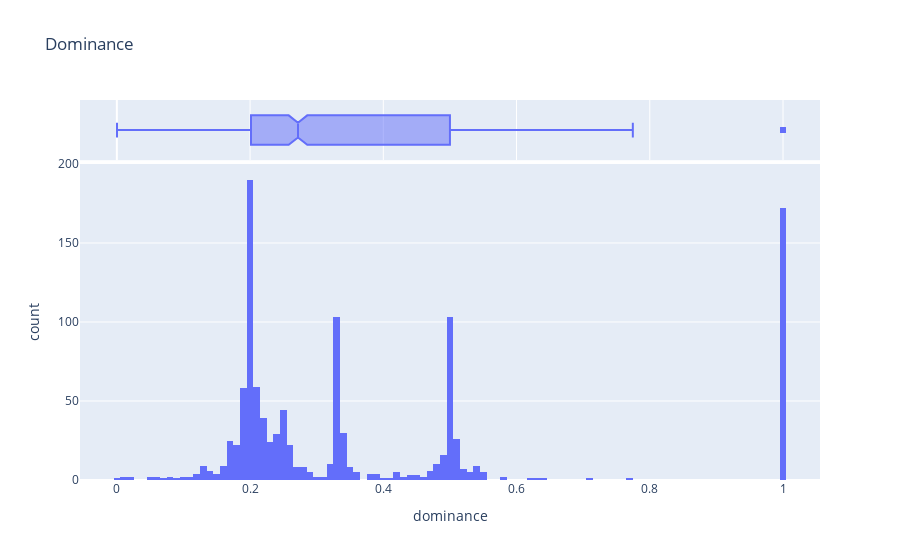
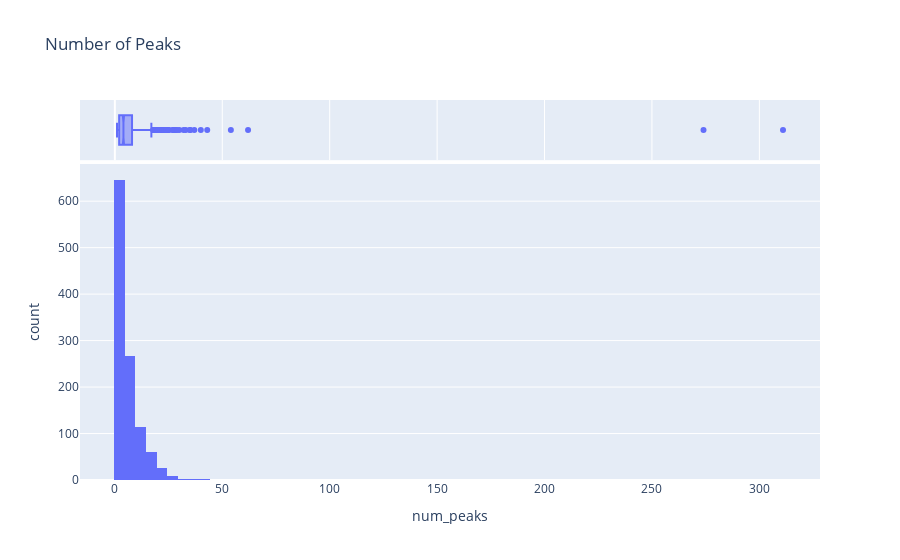
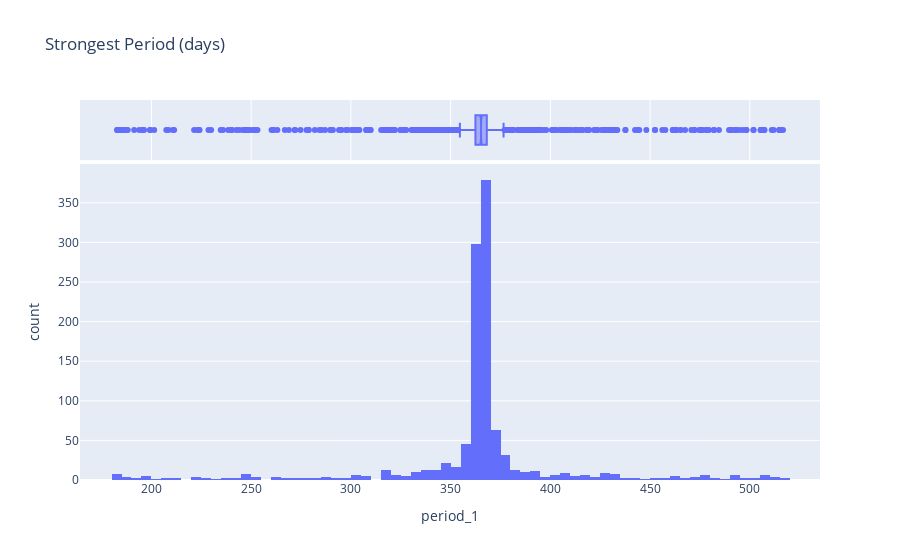

These figures' notebook cell, in order:
### Code cell
# Statistics
print(f"Number of series with seasonality in the defined band: {len(pgram_data)} ({len(pgram_data) / len(data_obs) * 100:.1f}%)")
print(f"Number of series with no seasonality in the defined band: {(pgram_df['num_peaks'] == 0).sum()} ({(pgram_df['num_peaks'] == 0).sum() / len(data_obs) * 100:.1f}%)")
print(f"Number of series with < 3 peaks: {(pgram_df['num_peaks'] < 3).sum()} ({(pgram_df['num_peaks'] < 3).sum() / len(pgram_df) * 100:.1f}%)")
print(f"Number of NaNs (less that {num_peaks=} found): {pgram_df.isna().sum().sum()}")
print(f"Average number of peaks found: {pgram_df['num_peaks'].mean():.2f} ± {pgram_df['num_peaks'].std():.2f}")
print(f"Average of the strongest period: {pgram_df['period_1'].mean(skipna=True):.2f} days ± {pgram_df['period_1'].std(skipna=True):.2f}")
print(f"Average dominance (P_max/ sum(P_num_peaks)): {pgram_df['dominance'].mean(skipna=True):.3f} ± {pgram_df['dominance'].std(skipna=True):.3f}")
#Histograms
import plotly.express as px
px.histogram(pgram_df, x="dominance", marginal="box", nbins=100, title="Dominance").show()
px.histogram(pgram_df, x="num_peaks", marginal="box", nbins=100, title="Number of Peaks").show()
px.histogram(pgram_df, x="period_1", marginal="box", nbins=100, title="Strongest Period (days)").show()

# fig, axes = plt.subplots(2, 2, figsize=(12, 10))  # 2 rows, 2 columns
# # dominance
# axes[0,0].hist(pgram_df['dominance'], bins=100, color='blue', alpha=0.7)
# axes[0,0].set_xlabel("Dominance")
# axes[0,0].set_ylabel("Frequency")
# axes[0,0].set_title("Histogram of Dominance")
# # num_peaks
# axes[0,1].hist(pgram_df['num_peaks'], bins=100, color='green', alpha=0.7)
# axes[0,1].set_xlabel("Number of Peaks")
# axes[0,1].set_ylabel("Frequency")
# axes[0,1].set_title("Histogram of Number of Peaks")
# # Strongest period
# axes[1,0].hist(pgram_df['period_1'].dropna(), bins=100, color='orange', alpha=0.7)
# axes[1,0].set_xlabel("Strongest Period (days)")
# axes[1,0].set_ylabel("Frequency")
# axes[1,0].set_title("Histogram of Strongest Period")
# plt.tight_layout()
# plt.show()

### Figure 1 — Plotly figure (JSON) as saved in the notebook; plotly's stock layout.template omitted (floating-point values rounded to 4 significant figures; data arrays with more than 128 entries replaced by an {"elided": "..."} marker saying what was removed)
{"data": [{"bingroup": "x", "hovertemplate": "dominance=%{x}<br>count=%{y}<extra></extra>", "legendgroup": "", "marker": {"color": "#636efa", "pattern": {"shape": ""}}, "name": "", "nbinsx": 100, "orientation": "v", "showlegend": false, "type": "histogram", "x": {"elided": "1133 float values"}, "xaxis": "x", "yaxis": "y"}, {"hovertemplate": "dominance=%{x}<extra></extra>", "legendgroup": "", "marker": {"color": "#636efa"}, "name": "", "notched": true, "showlegend": false, "type": "box", "x": {"elided": "1133 float values"}, "xaxis": "x2", "yaxis": "y2"}], "layout": {"barmode": "relative", "legend": {"tracegroupgap": 0}, "title": {"text": "Dominance"}, "xaxis": {"anchor": "y", "domain": [0, 1], "title": {"text": "dominance"}}, "xaxis2": {"anchor": "y2", "domain": [0, 1], "matches": "x", "showgrid": true, "showticklabels": false}, "yaxis": {"anchor": "x", "domain": [0, 0.8316], "title": {"text": "count"}}, "yaxis2": {"anchor": "x2", "domain": [0.8416, 1], "matches": "y2", "showgrid": false, "showline": false, "showticklabels": false, "ticks": ""}}}

### Figure 2 — Plotly figure (JSON) as saved in the notebook; plotly's stock layout.template omitted (floating-point values rounded to 4 significant figures; data arrays with more than 128 entries replaced by an {"elided": "..."} marker saying what was removed)
{"data": [{"bingroup": "x", "hovertemplate": "num_peaks=%{x}<br>count=%{y}<extra></extra>", "legendgroup": "", "marker": {"color": "#636efa", "pattern": {"shape": ""}}, "name": "", "nbinsx": 100, "orientation": "v", "showlegend": false, "type": "histogram", "x": {"elided": "1133 int values"}, "xaxis": "x", "yaxis": "y"}, {"hovertemplate": "num_peaks=%{x}<extra></extra>", "legendgroup": "", "marker": {"color": "#636efa"}, "name": "", "notched": true, "showlegend": false, "type": "box", "x": {"elided": "1133 int values"}, "xaxis": "x2", "yaxis": "y2"}], "layout": {"barmode": "relative", "legend": {"tracegroupgap": 0}, "title": {"text": "Number of Peaks"}, "xaxis": {"anchor": "y", "domain": [0, 1], "title": {"text": "num_peaks"}}, "xaxis2": {"anchor": "y2", "domain": [0, 1], "matches": "x", "showgrid": true, "showticklabels": false}, "yaxis": {"anchor": "x", "domain": [0, 0.8316], "title": {"text": "count"}}, "yaxis2": {"anchor": "x2", "domain": [0.8416, 1], "matches": "y2", "showgrid": false, "showline": false, "showticklabels": false, "ticks": ""}}}

### Figure 3 — Plotly figure (JSON) as saved in the notebook; plotly's stock layout.template omitted (floating-point values rounded to 4 significant figures; data arrays with more than 128 entries replaced by an {"elided": "..."} marker saying what was removed)
{"data": [{"bingroup": "x", "hovertemplate": "period_1=%{x}<br>count=%{y}<extra></extra>", "legendgroup": "", "marker": {"color": "#636efa", "pattern": {"shape": ""}}, "name": "", "nbinsx": 100, "orientation": "v", "showlegend": false, "type": "histogram", "x": {"elided": "1133 float values"}, "xaxis": "x", "yaxis": "y"}, {"hovertemplate": "period_1=%{x}<extra></extra>", "legendgroup": "", "marker": {"color": "#636efa"}, "name": "", "notched": true, "showlegend": false, "type": "box", "x": {"elided": "1133 float values"}, "xaxis": "x2", "yaxis": "y2"}], "layout": {"barmode": "relative", "legend": {"tracegroupgap": 0}, "title": {"text": "Strongest Period (days)"}, "xaxis": {"anchor": "y", "domain": [0, 1], "title": {"text": "period_1"}}, "xaxis2": {"anchor": "y2", "domain": [0, 1], "matches": "x", "showgrid": true, "showticklabels": false}, "yaxis": {"anchor": "x", "domain": [0, 0.8316], "title": {"text": "count"}}, "yaxis2": {"anchor": "x2", "domain": [0.8416, 1], "matches": "y2", "showgrid": false, "showline": false, "showticklabels": false, "ticks": ""}}}
